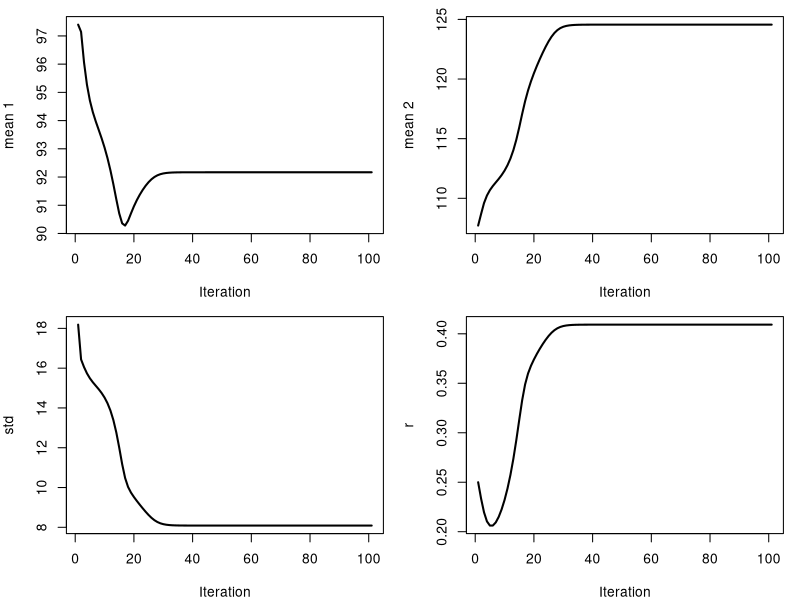

Write R code to recreate this figure.
# Define Functions for P1 and P2
P1 <- function(y, t1, t2, w, r){
    temp1 <- (1-r)*dnorm(y, mean=t1, sd=w)
    temp2 <- r*dnorm(y, mean=t2, sd=w)
    return(temp1/(temp1+temp2))
}
P2 <- function(y, t1, t2, w, r){
    temp1 <- r*dnorm(y, mean=t1, sd=w)
    temp2 <- (1-r)*dnorm(y, mean=t2, sd=w)
    return(temp1/(temp1+temp2))
} 
# This gets MLEs for the Tomato data
y1 <- c(79, 82,
       100, 102,
       124)
y2 <- c(85, 87, 
       101, 103, 
       125, 126, 127)
n1 <- length(y1)
n2 <- length(y2)
n <- n1 + n2

# Initialize Estimates
r <- 0.25
m1 <- mean(y1)
m2 <- mean(y2)
s <- sqrt(var(c(y1,y2)))
m1plot <- m1
m2plot <- m2
splot <- s
rplot <- r

# Start Iteration
nit <- 100
for (i in 1:nit){
    w1 <- P1(y1, m1, m2, s, r)
    w2 <- P2(y2, m1, m2, s, r)
    m1 <- (sum(w1*y1) + sum(w2*y2))/(sum(w1)+sum(w2))
    m2 <- (sum((1-w1)*y1) + sum((1-w2)*y2))/(sum((1-w1))+sum((1-w2)))
    s <- sqrt((sum(w1*(y1-m1)^2+(1-w1)*(y1-m2)^2) +
               sum(w2*(y2-m1)^2+(1-w2)*(y2-m2)^2))/n)
    r <- (sum(1-w1) + sum(w2))/n
    r <- min(r, 0.5)
    m1plot <- c(m1plot, m1)
    m2plot <- c(m2plot, m2)
    splot <- c(splot, s)
    rplot <- c(rplot, r)
}

# Plot
par(mfrow=c(2,2))
par(mar=c(4,4,1,1))
plot(m1plot, type="l", lwd=2, main="",
     ylab="mean 1", xlab="Iteration")
plot(m2plot, type="l", lwd=2, main="",
     ylab="mean 2", xlab="Iteration")
plot(splot, type="l", lwd=2, main="",
     ylab="std", xlab="Iteration")
plot(rplot, type="l", lwd=2, main="",
     ylab="r", xlab="Iteration")


